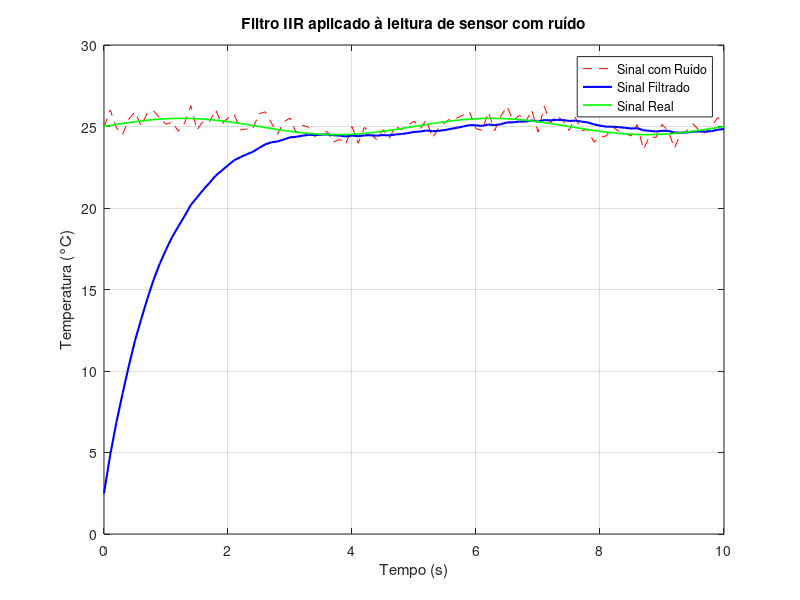

This figure's MATLAB source:
%% 1. SIMULAR O SINAL DO SENSOR
fs = 10;
t = 0:1/fs:10;
N = length(t);

temp_real = 25 + 0.5 * sin(2*pi*0.2*t);
ruido = 0.4 * randn(1, N);
temp_sensor = temp_real + ruido;

%% 2. DEFINIR O FILTRO IIR
a1 = 0.9;
b0 = 0.1;
b = [b0];
a = [1 -a1];
temp_filtrada = filter(b, a, temp_sensor); % filtro

%% 3. PLOTAR
figure;
plot(t, temp_sensor, 'r--', 'DisplayName', 'Sinal com Ruído');
hold on;
plot(t, temp_filtrada, 'b', 'LineWidth', 1.5, 'DisplayName', 'Sinal Filtrado');
plot(t, temp_real, 'g', 'LineWidth', 1.2, 'DisplayName', 'Sinal Real');
xlabel('Tempo (s)');
ylabel('Temperatura (°C)');
title('Filtro IIR aplicado à leitura de sensor com ruído');
legend;
grid on;

